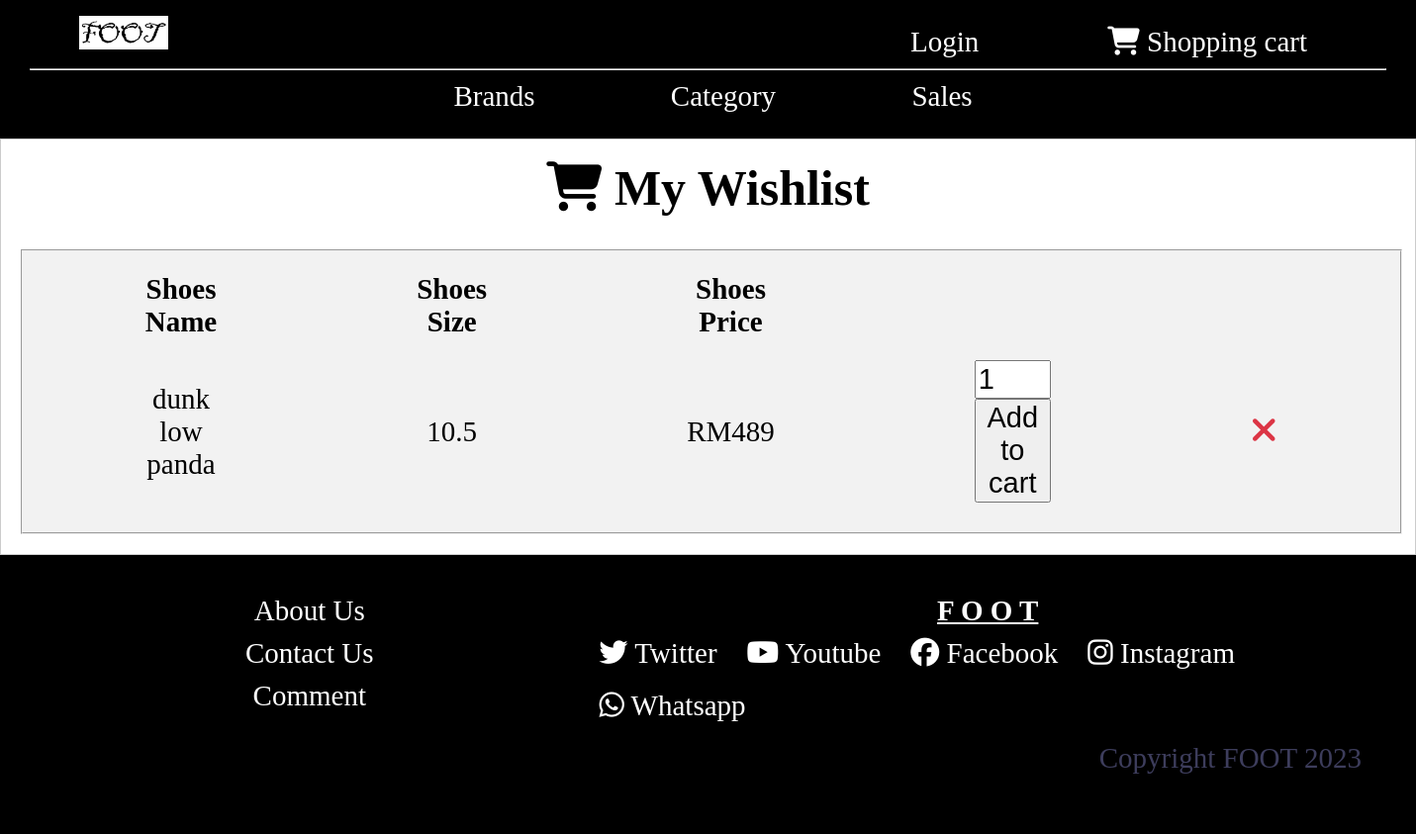
Before: /wishlist.php with the older database file.
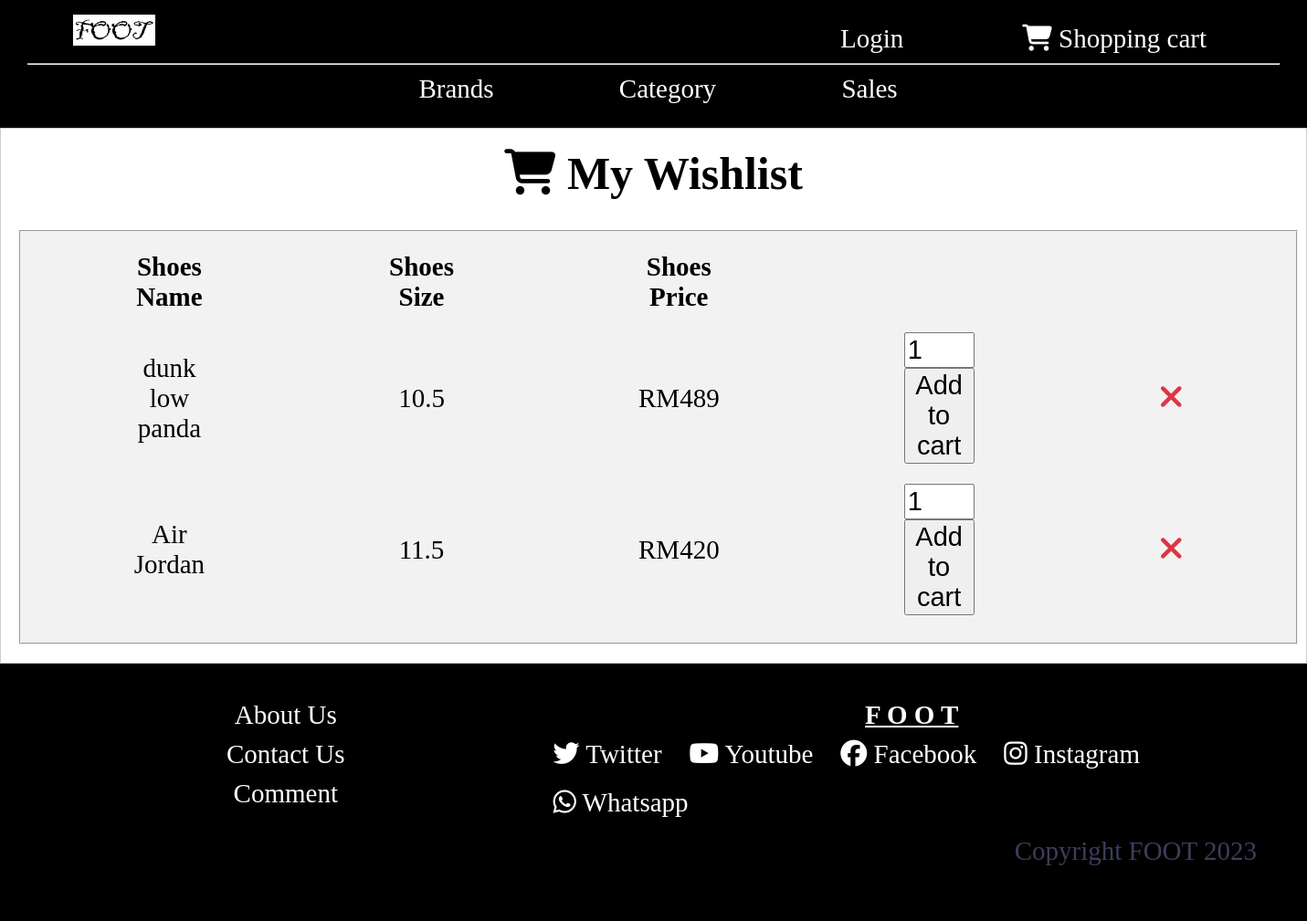
After: the same page with the newer database file.
### tables this page shows
CREATE TABLE `wishlist` (
  `wish_id` int(11) NOT NULL,
  `shoesname` varchar(30) NOT NULL,
  `price` int(30) NOT NULL,
  `size` varchar(30) NOT NULL,
  `stock` int(11) NOT NULL
);

### wishlist.php (the view, shortened to what this page needs)
<?php
    include 'header.php';
    include 'conn.php';
?>
<!DOCTYPE html>
<html lang="en">
<head>
</head>
<body>
<div class="middle">
<div class="container">
<h1><b style="font-size: 50px;"><i class="fa fa-shopping-cart" style="font-size:50px;"> </i> My Wishlist</b></h1><br>
<fieldset>
    <?php
    $sql = "SELECT * FROM wishlist";
    $result = mysqli_query($conn,$sql);
    ?>
  <table >
    <tr>
      <td><strong>Shoes Name </strong></td>
      <td><strong>Shoes Size</strong></td>
      <td><strong>Shoes Price</strong></td>
    </tr>
    <?php
    while($row = mysqli_fetch_array($result))
    {
        ?>
    <tr>
    <form action="" method="POST">
      <td><?php echo $row["shoesname"]; ?>     <input type="hidden" name="shoesname" value="<?php echo $row["shoesname"]?>">   </td>
      <td><?php echo $row["size"];	?>   <input type="hidden" name="size" value="<?php echo $row["size"];?>">   </td>
      <td>RM<?php echo $row["price"];?>     <input type="hidden" name="price" value="<?php echo $row["price"];?>"> </td>
      <td>  <input id="range" name="range" type="number" min="1" max="5" value="1">    <button type="submit" name="submit">Add to cart</button></td>
      <td><a href="deletewishlist.php?wish_id=<?php echo $row['wish_id']; ?>"><i class="fa fa-close" style="font-size:36px;color:#dc3545;"></i></a>
      </td>
    </form>
    </tr>
        <?php
    }
    ?>
        </div>
</div>
</body>
</html>
<?php
    include 'footer.php';
?>

### header.php (shortened to what this page needs)
<!DOCTYPE html>
<html>
<head>
    <link rel="stylesheet" href="https://cdnjs.cloudflare.com/ajax/libs/font-awesome/4.7.0/css/font-awesome.min.css">
</head>
<body>
<div class="upper">
    <div class="center" style="float:left;">
        <a href="homepage.php"  ><img src="image/foot.png" alt="Shop Logo"></a>
    </div>
    <ul >
        <li  style="float: right;"><a href="order.php"  class="center" ><i class="fa fa-shopping-cart"> </i> Shopping cart</a></li>
        <li class="dropdown" style="float: right;"><a href="#" class="dropbtn">Login</a>
            </li>
    </ul>
    <hr>
        <div class="middle">
        <ul >
            <li class="dropdown"><a href="#" class="dropbtn">Brands</a>
            </li>
            <li class="dropdown"><a href="#" class="dropbtn">Category</a>
            </li>
            <li class="dropdown"><a href="#">Sales</a>
            </li>
        </ul>
        </div>
        </div>
</body>
</html>

### footer.php (shortened to what this page needs)
<!DOCTYPE html>
<html lang="en">
<head>
</head>
<body>
<div class="footer">
    <div class="left">
        <p><a href="aboutus.php">About Us</a></p>
        <p><a href="contact2.php">Contact Us</a></p>
        <p><a href="commentpage.php#">Comment</a></p>
    </div>
    <div class="right" >
        <p><b><u>F O O T</u></b></p>
        <ul>
            <li style="float:left;"><a href="#"><i class='fab fa-twitter' style='color:white'></i> Twitter</a></li>
            <li style="float:left;"><a href="#"><i class='fab fa-youtube' style='color:white'></i> Youtube</a></li>
            <li style="float:left;"><a href="#"><i class='fab fa-facebook' style='color:white'></i> Facebook</a></li>
            <li style="float:left;"><a href="#"><i class='fab fa-instagram' style='color:white'></i> Instagram</a></li>
            <li style="float:left;"><a href="#"><i class='fab fa-whatsapp' style='color:white'></i> Whatsapp</a></li>
        </ul>
        <p style="color:#3d3d5c; text-align:right; padding-right:25px;">Copyright FOOT 2023</p>
    </div>
</div>
</body>
</html>

### header.php (style rules this page uses)
.upper { padding: 16px 30px; font-size: 27px; background:black; }
* { margin:0; }
.center { margin: 0 50px; color: white; }
img { width: 90px; }
.right { float:right; }
a { text-decoration:none; }
.middle { text-align: center; }
ul { list-style-type: none; margin: 0; overflow: hidden; }
li a { display: inline-block; color: white; text-align: center; text-decoration: none; }
.dropdown { margin: 0 50px; }
li.dropdown { display: inline-block; }

### wishlist.php (style rules this page uses)
* { font-size: 29px; }
td, tr { padding: 10px 100px 10px 100px; }
.container { border: 1px solid #ccc; padding: 20px 20px; }
fieldset { background-color: #f2f2f2; }

### footer.php (style rules this page uses)
.footer { padding: 30px 30px 60px 30px ; font-size: 27px; background:black; display:flex; color:white; }
ul { list-style-type: none; margin: 0; overflow: hidden; }
a { text-decoration:none; color:white; }
li { padding: 10px 30px 10px 0px ; }
.left { width: 300px; flex-grow: 3; }
p { padding: 10px 0px 0px 30px ; }
.right { width: 600px; flex-grow: 3; }

Changed rows visible on the page:
added wishlist: shoesname "Air Jordan", size "11.5", price "420"
